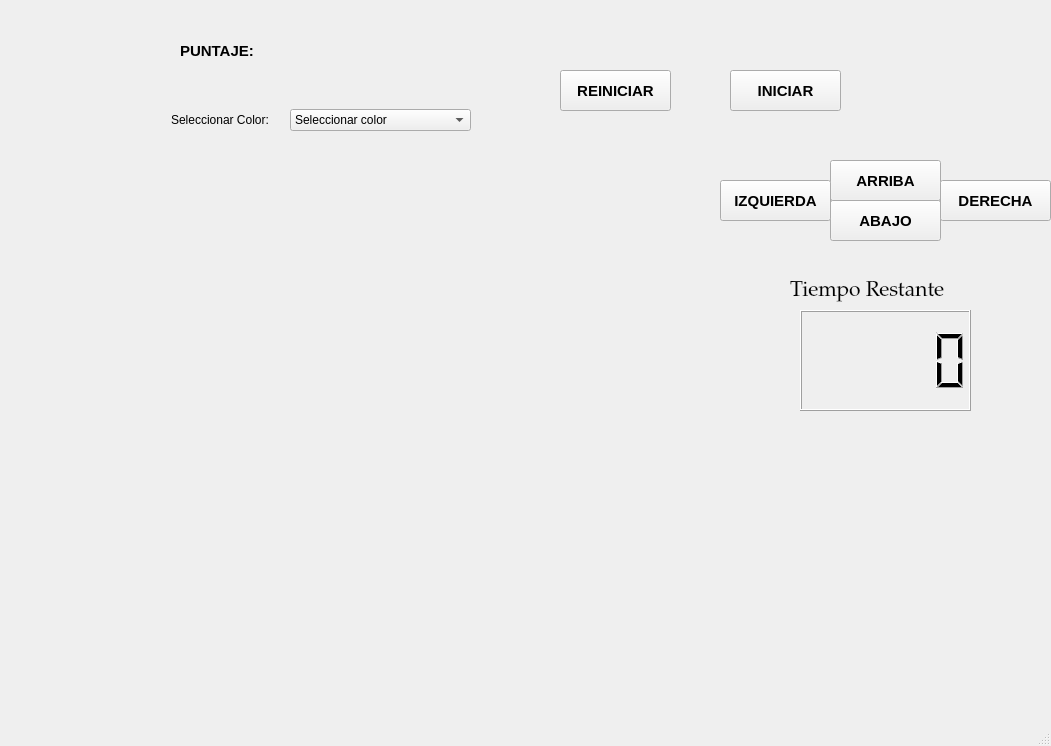
<?xml version="1.0" encoding="UTF-8"?>
<ui version="4.0">
 <class>MainWindow</class>
 <widget class="QMainWindow" name="MainWindow">
  <property name="geometry">
   <rect>
    <x>0</x>
    <y>0</y>
    <width>1051</width>
    <height>746</height>
   </rect>
  </property>
  <property name="windowTitle">
   <string>MainWindow</string>
  </property>
  <widget class="QWidget" name="centralwidget">
   <widget class="QLabel" name="label_5">
    <property name="geometry">
     <rect>
      <x>900</x>
      <y>620</y>
      <width>141</width>
      <height>71</height>
     </rect>
    </property>
    <property name="text">
     <string/>
    </property>
    <property name="pixmap">
     <pixmap resource="../../Imagenes/resources.qrc">:/Logos/RhineLab.jpg</pixmap>
    </property>
    <property name="scaledContents">
     <bool>true</bool>
    </property>
   </widget>
   <widget class="QLabel" name="label_4">
    <property name="geometry">
     <rect>
      <x>890</x>
      <y>10</y>
      <width>151</width>
      <height>71</height>
     </rect>
    </property>
    <property name="text">
     <string/>
    </property>
    <property name="pixmap">
     <pixmap resource="../../Imagenes/resources.qrc">:/Logos/LogoFIT.jpg</pixmap>
    </property>
    <property name="scaledContents">
     <bool>true</bool>
    </property>
   </widget>
   <widget class="QLabel" name="label">
    <property name="geometry">
     <rect>
      <x>20</x>
      <y>10</y>
      <width>151</width>
      <height>71</height>
     </rect>
    </property>
    <property name="text">
     <string/>
    </property>
    <property name="pixmap">
     <pixmap resource="../../Imagenes/resources.qrc">:/Logos/LogoUAT.png</pixmap>
    </property>
    <property name="scaledContents">
     <bool>true</bool>
    </property>
   </widget>
   <widget class="QWidget" name="verticalLayoutWidget">
    <property name="geometry">
     <rect>
      <x>20</x>
      <y>150</y>
      <width>681</width>
      <height>521</height>
     </rect>
    </property>
    <layout class="QVBoxLayout" name="verticalLayout_7"/>
   </widget>
   <widget class="QPushButton" name="btn_action">
    <property name="geometry">
     <rect>
      <x>730</x>
      <y>70</y>
      <width>111</width>
      <height>41</height>
     </rect>
    </property>
    <property name="font">
     <font>
      <pointsize>11</pointsize>
      <weight>75</weight>
      <bold>true</bold>
     </font>
    </property>
    <property name="text">
     <string>INICIAR</string>
    </property>
   </widget>
   <widget class="QPushButton" name="btn_arriba">
    <property name="geometry">
     <rect>
      <x>830</x>
      <y>160</y>
      <width>111</width>
      <height>41</height>
     </rect>
    </property>
    <property name="font">
     <font>
      <pointsize>11</pointsize>
      <weight>75</weight>
      <bold>true</bold>
     </font>
    </property>
    <property name="text">
     <string>ARRIBA</string>
    </property>
   </widget>
   <widget class="QPushButton" name="btn_abajo">
    <property name="geometry">
     <rect>
      <x>830</x>
      <y>200</y>
      <width>111</width>
      <height>41</height>
     </rect>
    </property>
    <property name="font">
     <font>
      <pointsize>11</pointsize>
      <weight>75</weight>
      <bold>true</bold>
     </font>
    </property>
    <property name="text">
     <string>ABAJO</string>
    </property>
   </widget>
   <widget class="QPushButton" name="btn_izquierda">
    <property name="geometry">
     <rect>
      <x>720</x>
      <y>180</y>
      <width>111</width>
      <height>41</height>
     </rect>
    </property>
    <property name="font">
     <font>
      <pointsize>11</pointsize>
      <weight>75</weight>
      <bold>true</bold>
     </font>
    </property>
    <property name="text">
     <string>IZQUIERDA</string>
    </property>
   </widget>
   <widget class="QPushButton" name="btn_derecha">
    <property name="geometry">
     <rect>
      <x>940</x>
      <y>180</y>
      <width>111</width>
      <height>41</height>
     </rect>
    </property>
    <property name="font">
     <font>
      <pointsize>11</pointsize>
      <weight>75</weight>
      <bold>true</bold>
     </font>
    </property>
    <property name="text">
     <string>DERECHA</string>
    </property>
   </widget>
   <widget class="QLabel" name="label_3">
    <property name="geometry">
     <rect>
      <x>180</x>
      <y>40</y>
      <width>171</width>
      <height>21</height>
     </rect>
    </property>
    <property name="font">
     <font>
      <pointsize>11</pointsize>
      <weight>75</weight>
      <bold>true</bold>
     </font>
    </property>
    <property name="text">
     <string>PUNTAJE:</string>
    </property>
   </widget>
   <widget class="QLabel" name="puntuacion">
    <property name="geometry">
     <rect>
      <x>280</x>
      <y>30</y>
      <width>131</width>
      <height>31</height>
     </rect>
    </property>
    <property name="font">
     <font>
      <pointsize>13</pointsize>
      <weight>75</weight>
      <bold>true</bold>
     </font>
    </property>
    <property name="text">
     <string/>
    </property>
   </widget>
   <widget class="QLabel" name="label_2">
    <property name="geometry">
     <rect>
      <x>790</x>
      <y>260</y>
      <width>201</width>
      <height>61</height>
     </rect>
    </property>
    <property name="font">
     <font>
      <family>Palatino Linotype</family>
      <pointsize>16</pointsize>
      <weight>50</weight>
      <italic>false</italic>
      <bold>false</bold>
     </font>
    </property>
    <property name="text">
     <string>Tiempo Restante</string>
    </property>
   </widget>
   <widget class="QWidget" name="colorPicker">
    <property name="geometry">
     <rect>
      <x>290</x>
      <y>100</y>
      <width>181</width>
      <height>41</height>
     </rect>
    </property>
    <layout class="QHBoxLayout" name="horizontalLayout">
     <item>
      <widget class="QComboBox" name="combo_color">
       <property name="editable">
        <bool>false</bool>
       </property>
       <item>
        <property name="text">
         <string>Seleccionar color</string>
        </property>
       </item>
       <item>
        <property name="text">
         <string>Rojo</string>
        </property>
       </item>
       <item>
        <property name="text">
         <string>Verde</string>
        </property>
       </item>
       <item>
        <property name="text">
         <string>Azul</string>
        </property>
       </item>
      </widget>
     </item>
    </layout>
   </widget>
   <widget class="QLCDNumber" name="contadorLCD">
    <property name="geometry">
     <rect>
      <x>800</x>
      <y>310</y>
      <width>171</width>
      <height>101</height>
     </rect>
    </property>
   </widget>
   <widget class="QLabel" name="label_color">
    <property name="geometry">
     <rect>
      <x>171</x>
      <y>100</y>
      <width>191</width>
      <height>39</height>
     </rect>
    </property>
    <property name="text">
     <string>Seleccionar Color:</string>
    </property>
   </widget>
   <widget class="QPushButton" name="btn_reiniciar">
    <property name="geometry">
     <rect>
      <x>560</x>
      <y>70</y>
      <width>111</width>
      <height>41</height>
     </rect>
    </property>
    <property name="font">
     <font>
      <pointsize>11</pointsize>
      <weight>75</weight>
      <bold>true</bold>
     </font>
    </property>
    <property name="text">
     <string>REINICIAR</string>
    </property>
   </widget>
  </widget>
  <widget class="QMenuBar" name="menubar">
   <property name="geometry">
    <rect>
     <x>0</x>
     <y>0</y>
     <width>1051</width>
     <height>26</height>
    </rect>
   </property>
  </widget>
  <widget class="QStatusBar" name="statusbar"/>
 </widget>
 <resources>
  <include location="recursos.qrc"/>
  <include location="../../Imagenes/resources.qrc"/>
  <include location="../../../Juego_grafica/recursos.qrc"/>
 </resources>
 <connections/>
</ui>
